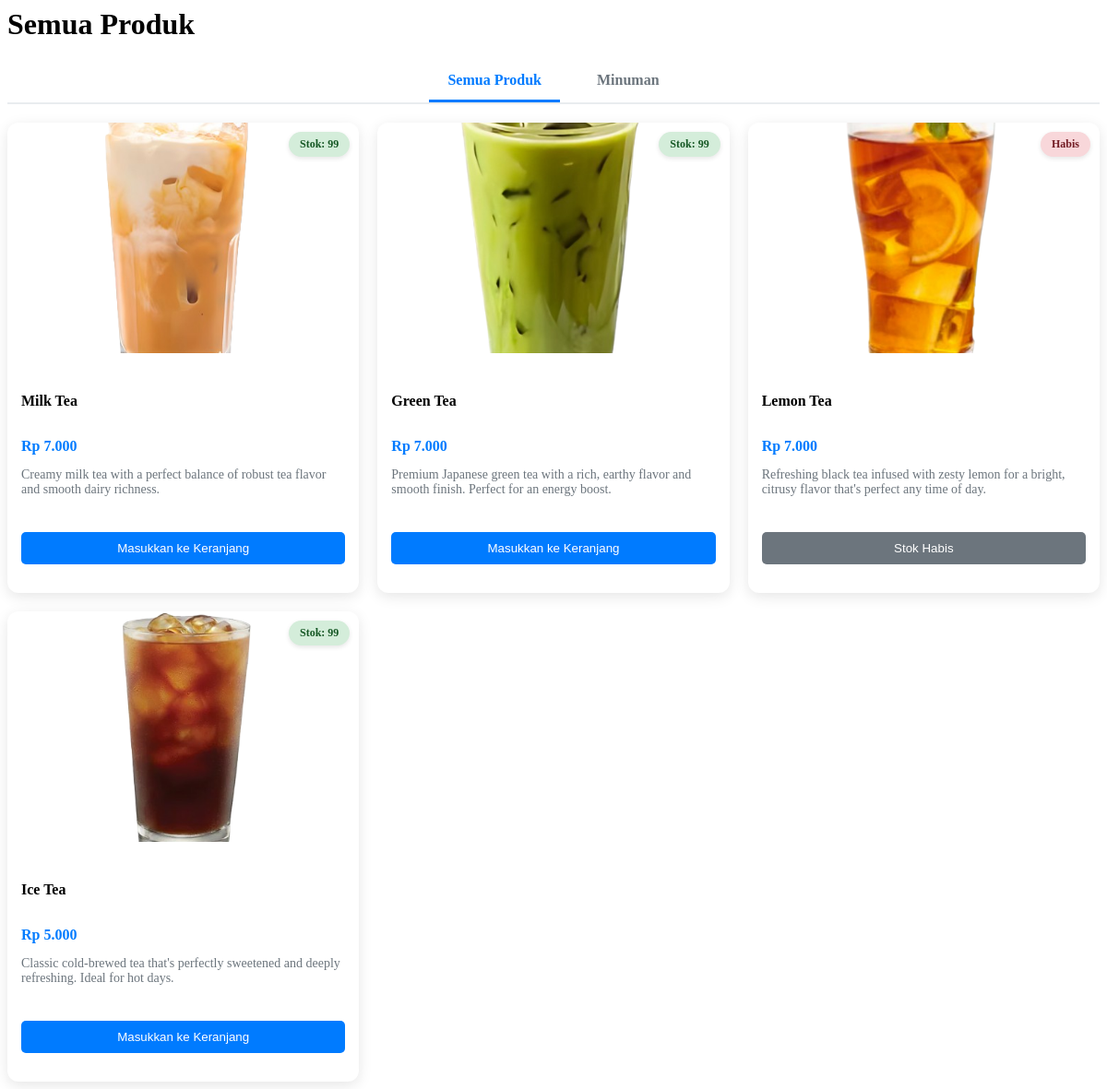
/FINAPP/app-products.php, run on the app's committed database.
### tables this page shows
CREATE TABLE `kategori` (
  `id` int(11) NOT NULL,
  `nama_kategori` varchar(255) NOT NULL
);

CREATE TABLE `produk` (
  `id` int(11) NOT NULL,
  `nama_barang` varchar(255) NOT NULL,
  `deskripsi` text NOT NULL,
  `stok` int(11) NOT NULL,
  `kategori` varchar(255) NOT NULL,
  `harga` varchar(255) NOT NULL,
  `gambar_produk` varchar(255) NOT NULL
);

### FINAPP/app-products.php (the view, shortened to what this page needs)
<div class="container mt-4">
    <h1 class="text-center mb-4">Semua Produk</h1>
    <div class="product-tabs">
        <div class="product-tab active" data-category="semua">Semua Produk</div>
        <?php
        include 'koneksi.php';
        $kategori_query = mysqli_query($koneksi, "SELECT * FROM kategori");
        while ($kategori = mysqli_fetch_array($kategori_query)) {
            echo '<div class="product-tab" data-category="' . $kategori['id'] . '">' . $kategori['nama_kategori'] . '</div>';
        }
        ?>
    </div>
    <div class="product-grid">
        <?php
        $produk_query = mysqli_query($koneksi, "SELECT p.*, k.nama_kategori
                                                FROM produk p
                                                LEFT JOIN kategori k ON p.id = k.id
                                                ORDER BY p.id DESC");
        while ($produk = mysqli_fetch_array($produk_query)) {
            $stokStatus = '';
            $stokClass = '';
            if ($produk['stok'] <= 0) {
                $stokStatus = 'Habis';
                $stokClass = 'out-stock';
            } elseif ($produk['stok'] <= 5) {
                $stokStatus = 'Stok: ' . $produk['stok'];
                $stokClass = 'low-stock';
            } else {
                $stokStatus = 'Stok: ' . $produk['stok'];
                $stokClass = 'in-stock';
            }
        ?>
        <div class="product-card" data-category="<?php echo $produk['id'] ?? 'semua'; ?>">
            <span class="stock-badge <?php echo $stokClass; ?>"><?php echo $stokStatus; ?></span>
            <img src="database/produk/gambar/<?php echo $produk['gambar_produk']; ?>"
                 alt="<?php echo $produk['nama_barang']; ?>"
                 class="product-image">
            <div class="product-content">
                <h5 class="product-title"><?php echo $produk['nama_barang']; ?></h5>
                <div class="product-price">Rp <?php echo number_format($produk['harga'], 0, ',', '.'); ?></div>
                <?php if (isset($produk['deskripsi']) && !empty($produk['deskripsi'])) { ?>
                    <p class="product-description"><?php echo $produk['deskripsi']; ?></p>
                <?php } else { ?>
                    <p class="product-description">Deskripsi produk tidak tersedia</p>
                <?php } ?>
                <form method="POST" action="../database/produk/keranjang/tambah_keranjang.php">
                    <button type="submit" class="cart-button" <?php echo ($produk['stok'] <= 0) ? 'disabled' : ''; ?>>
                        <?php echo ($produk['stok'] <= 0) ? 'Stok Habis' : 'Masukkan ke Keranjang'; ?>
                    </button>
                </form>
            </div>
        </div>
        <?php } ?>
    </div>
</div>

### FINAPP/app-products.php (style rules this page uses)
.product-tabs { display: flex; justify-content: center; margin-bottom: 20px; border-bottom: 2px solid #e9ecef; }
.product-tab { padding: 12px 20px; margin: 0 10px; cursor: pointer; font-weight: 600; color: #6c757d; border-bottom: 3px solid transparent; transition: all 0.3s ease; }
.product-tab.active { color: #007bff; border-bottom-color: #007bff; }
.product-grid { display: grid; grid-template-columns: repeat(4, 1fr); gap: 20px; }
@media (max-width: 1200px) { .product-grid { grid-template-columns: repeat(3, 1fr); } }
.product-card { border-radius: 12px; overflow: hidden; box-shadow: 0 4px 15px rgba(0, 0, 0, 0.1); transition: transform 0.3s ease, box-shadow 0.3s ease; background-color: #fff; position: relative; height: 100%; }
.product-image { width: 100%; height: 250px; object-fit: cover; }
.product-content { padding: 15px; }
.product-title { font-size: 16px; font-weight: 600; margin-bottom: 8px; line-height: 1.3; height: 42px; overflow: hidden; text-overflow: ellipsis; display: -webkit-box; -webkit-box-orient: vertical; }
.product-description { font-size: 14px; color: #6c757d; margin-bottom: 10px; height: 60px; overflow: hidden; text-overflow: ellipsis; display: -webkit-box; -webkit-box-orient: vertical; }
.product-price { font-weight: 700; color: #007bff; margin-bottom: 10px; }
.stock-badge { position: absolute; top: 10px; right: 10px; padding: 6px 12px; border-radius: 20px; font-weight: 600; font-size: 12px; z-index: 2; box-shadow: 0 2px 5px rgba(0, 0, 0, 0.1); }
.in-stock { background-color: #d4edda; color: #155724; }
.out-stock { background-color: #f8d7da; color: #721c24; }
.cart-button { width: 100%; padding: 10px; background-color: #007bff; color: white; border: none; border-radius: 5px; transition: background-color 0.3s; }
.cart-button:disabled { background-color: #6c757d; cursor: not-allowed; }

### data on the page
kategori: nama_kategori "Minuman"
produk: stok "Stok: 99", gambar_produk (picture), nama_barang "Milk Tea", harga "7.000", deskripsi "Creamy milk tea with a perfect balance of robust tea flavor and smooth dairy richness.", shows "Masukkan ke Keranjang"
produk: stok "Stok: 99", gambar_produk (picture), nama_barang "Green Tea", harga "7.000", deskripsi "Premium Japanese green tea with a rich, earthy flavor and smooth finish. Perfect for an energy boost.", shows "Masukkan ke Keranjang"
produk: stok "Habis", gambar_produk (picture), nama_barang "Lemon Tea", harga "7.000", deskripsi "Refreshing black tea infused with zesty lemon for a bright, citrusy flavor that's perfect any time of day.", shows "Stok Habis"
produk: stok "Stok: 99", gambar_produk (picture), nama_barang "Ice Tea", harga "5.000", deskripsi "Classic cold-brewed tea that's perfectly sweetened and deeply refreshing. Ideal for hot days.", shows "Masukkan ke Keranjang"
